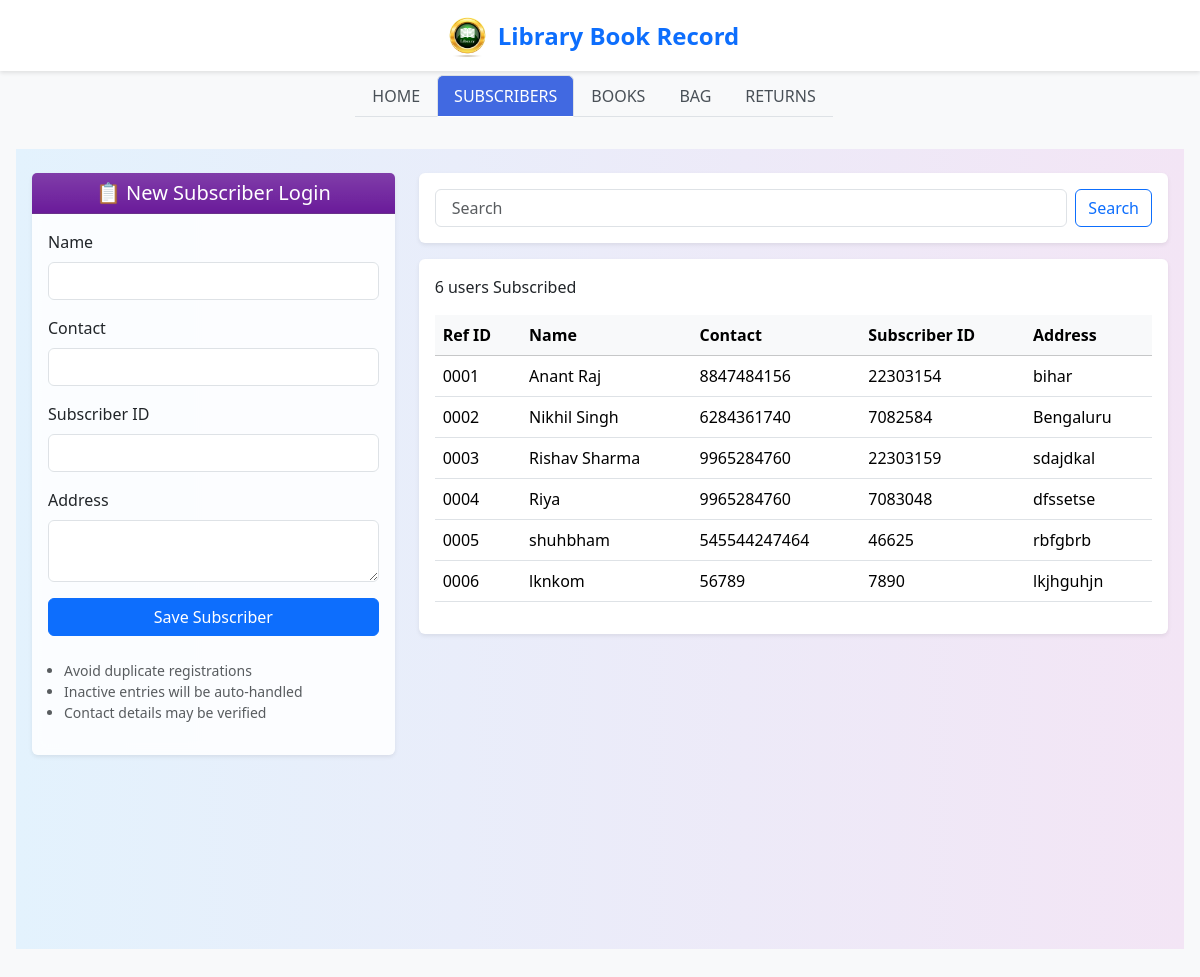
The page /readers/ on the database its author committed.
### lbr_app/models.py (models this page shows, shortened)
class student(models.Model):
    student_id=models.CharField(max_length=200)
    student_name=models.CharField(max_length=200)
    student_contact=models.CharField(max_length=200)
    student_address=models.TextField()
    active=models.BooleanField(default=True)
    student_ref_id=models.CharField(max_length=10, unique=True, blank=True, null=True)

### lbr_app/views.py (the view, shortened to what this page needs)
# urls.py: path('readers/', students_tab, name='students_tab'),
def students_tab(request):
    if request.method=="GET":
        students = student.objects.all()
        return render(request,"readers.html",
                      context={"current_tab": "students",
                                                      "students":students}
                      )

### lbr_app/templates/readers.html (shortened to what this page needs)
{% extends "index.html" %}
{% load static %}
{% block main_content %}
<div class="container-fluid py-4 px-3" style="background: linear-gradient(to right, #e3f2fd, #f3e5f5); min-height: 100vh;">
  <div class="row g-4">
    <div class="col-lg-4">
      <div class="card shadow-sm border-0" style="background: rgba(255, 255, 255, 0.85); backdrop-filter: blur(6px);">
        <div class="card-header bg-gradient" style="background: #6a1b9a;">
          <h5 class="text-white text-center m-0">📋  New Subscriber Login</h5>
        </div>
        <div class="card-body" style="max-height: 600px; overflow-y: auto;">
          <form action="/students/add/" method="POST">
            <div class="mb-3 text-start">
              <label class="form-label">Name</label>
              <input type="text" class="form-control" name="student_name">
            </div>
            <div class="mb-3 text-start">
              <label class="form-label">Contact</label>
              <input type="text" class="form-control" name="student_contact">
            </div>
            <div class="mb-3 text-start">
              <label class="form-label">Subscriber ID</label>
              <input type="text" class="form-control" name="student_id">
            </div>
            <div class="mb-3 text-start">
              <label class="form-label">Address</label>
              <textarea class="form-control" name="address"></textarea>
            </div>
            <div class="d-grid mt-3">
              <button class="btn btn-primary" type="submit"> Save Subscriber</button>
            </div>
          </form>
          <ul class="mt-4 small text-muted text-start ps-3">
            <li>Avoid duplicate registrations</li>
            <li>Inactive entries will be auto-handled</li>
            <li>Contact details may be verified</li>
          </ul>
        </div>
      </div>
    </div>
    <div class="col-lg-8">
      <div class="card shadow-sm border-0 mb-3">
        <div class="card-body">
          <form class="d-flex" role="search" action="/readers/" method="POST">
            <input class="form-control me-2" type="search" placeholder=" Search " aria-label="Search" name="query" value="{{query}}">
            <button class="btn btn-outline-primary" type="submit">Search</button>
          </form>
        </div>
      </div>
      <div class="card shadow-sm border-0">
        <div class="card-body">
          <p class="mb-3">{{ students|length }} users Subscribed </p>
          <div class="table-responsive" style="max-height: 450px; overflow-y: auto;">
            <table class="table table-hover align-middle">
              <thead class="table-light sticky-top">
                <tr>
                  <th scope="col">Ref ID</th>
                  <th scope="col">Name</th>
                  <th scope="col">Contact</th>
                  <th scope="col">Subscriber ID</th>
                  <th scope="col">Address</th>
                </tr>
              </thead>
              <tbody>
                {% for student in students %}
                  <tr>
                    <td>{{ student.student_ref_id }}</td>
                    <td>{{ student.student_name }}</td>
                    <td>{{ student.student_contact }}</td>
                    <td>{{ student.student_id }}</td>
                    <td>{{ student.student_address }}</td>
                  </tr>
                {% empty %}
                  <tr>
                    <td colspan="5" class="text-center text-muted">No reader found 😕</td>
                  </tr>
                {% endfor %}
              </tbody>
            </table>
          </div>
        </div>
      </div>
    </div>
  </div>
</div>
{% endblock %}

### lbr_app/templates/index.html (shortened to what this page needs)
<!doctype html>
{% load static %}
<html lang="en">
  <head>
    <link href="https://cdn.jsdelivr.net/npm/bootstrap@5.3.6/dist/css/bootstrap.min.css" rel="stylesheet">
  </head>
  <body>
    <nav class="navbar bg-white">
      <div class="container-fluid justify-content-center align-items-center">
        <span class="navbar-brand text-primary d-flex align-items-center">
          <img src="{% static '/img.png' %}" alt="Library" height="45" class="me-2">
           Library Book Record
        </span>
      </div>
    </nav>
    <nav class="mt-1">
      <div class="container-fluid nav justify-content-center align-items-center">
        <ul class="nav nav-tabs">
          <li class="nav-item">
            <a class="nav-link {% if current_tab == 'home' %}active{% endif %}" href="/home">HOME</a>
          </li>
          <li class="nav-item">
            <a class="nav-link {% if current_tab == 'students' %}active{% endif %}" href="/readers">SUBSCRIBERS</a>
          </li>
          <li class="nav-item">
            <a class="nav-link {% if current_tab == 'book' %}active{% endif %}" href="/books">BOOKS</a>
          </li>
          <li class="nav-item">
            <a class="nav-link {% if current_tab == 'bag_students' %}active{% endif %}" href="/bag">BAG</a>
          </li>
          <li class="nav-item">
            <a class="nav-link {% if current_tab == 'returns' %}active{% endif %}" href="/returns">RETURNS</a>
          </li>
        </ul>
      </div>
    </nav>
    <main class="main-wrapper">
      {% block main_content %}
      {% endblock %}
    </main>
  </body>
</html>

### lbr_app/templates/index.html (style rules this page uses)
body { background-color: #f8f9fa; font-family: 'Segoe UI', Tahoma, Geneva, Verdana, sans-serif; }
.navbar-brand { font-weight: bold; font-size: 1.5rem; }
.navbar { box-shadow: 0 2px 4px rgba(0, 0, 0, 0.1); }
.nav-tabs .nav-link { font-weight: 500; color: #495057; transition: all 0.3s ease; }
.nav-tabs .nav-link.active { background-color: #4169e1; color: #fff !important; border-color: #dee2e6 #dee2e6 #fff; }
.main-wrapper { min-height: 80vh; padding: 2rem 1rem; }

### rows shown on the page
student: student_ref_id "0001", student_name "Anant Raj", student_contact "8847484156", student_id "22303154", student_address "bihar"
student: student_ref_id "0002", student_name "Nikhil Singh", student_contact "6284361740", student_id "7082584", student_address "Bengaluru"
student: student_ref_id "0003", student_name "Rishav Sharma", student_contact "9965284760", student_id "22303159", student_address "sdajdkal"
student: student_ref_id "0004", student_name "Riya", student_contact "9965284760", student_id "7083048", student_address "dfssetse"
student: student_ref_id "0005", student_name "shuhbham", student_contact "545544247464", student_id "46625", student_address "rbfgbrb"
student: student_ref_id "0006", student_name "lknkom", student_contact "56789", student_id "7890", student_address "lkjhguhjn"

### other values the page prints
{{ students|length }} "6"
